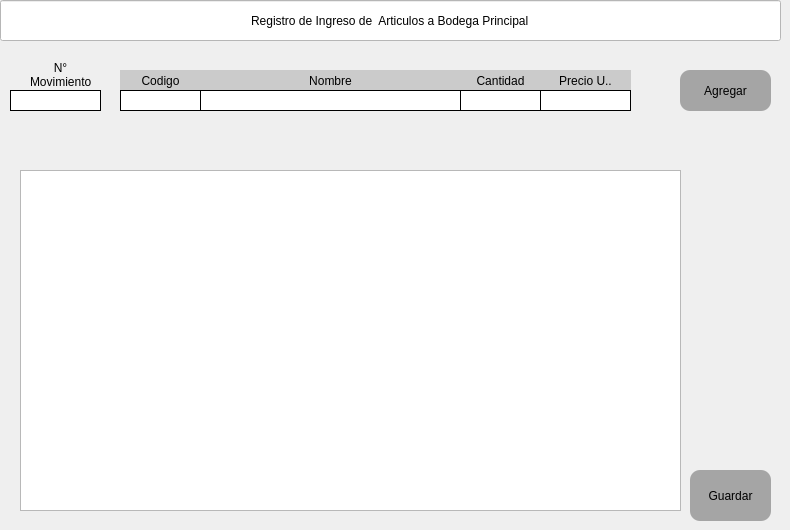
          <widget class="QWidget" name="page_registro">
           <widget class="QLineEdit" name="lineEdit">
            <property name="geometry">
             <rect>
              <x>0</x>
              <y>0</y>
              <width>781</width>
              <height>41</height>
             </rect>
            </property>
            <property name="styleSheet">
             <string notr="true">background-color: rgb(255, 255, 255);
font: 75 14pt &quot;MS Shell Dlg 2&quot;;</string>
            </property>
            <property name="text">
             <string>Registro de Ingreso de  Articulos a Bodega Principal</string>
            </property>
            <property name="alignment">
             <set>Qt::AlignCenter</set>
            </property>
           </widget>
           <widget class="QPushButton" name="pushButton_agregar_reg">
            <property name="geometry">
             <rect>
              <x>680</x>
              <y>70</y>
              <width>91</width>
              <height>41</height>
             </rect>
            </property>
            <property name="styleSheet">
             <string notr="true">QPushButton {
    border-radius: 10px;   
    background-color: rgb(165, 165, 165);
    font: 75 10pt &quot;MS Shell Dlg 2&quot;;    
}

QPushButton:hover {      
	color: rgb(0, 170, 255);
	background-color: rgb(0, 0, 0);
    font: 75 10pt &quot;MS Shell Dlg 2&quot;;    
}</string>
            </property>
            <property name="text">
             <string>Agregar</string>
            </property>
           </widget>
           <widget class="QLabel" name="label_10">
            <property name="geometry">
             <rect>
              <x>30</x>
              <y>60</y>
              <width>61</width>
              <height>31</height>
             </rect>
            </property>
            <property name="styleSheet">
             <string notr="true">font: 75 8pt &quot;MS Shell Dlg 2&quot;;</string>
            </property>
            <property name="text">
             <string>&lt;html&gt;&lt;head/&gt;&lt;body&gt;&lt;p&gt;N°&lt;br&gt;Movimiento&lt;/p&gt;&lt;/body&gt;&lt;/html&gt;</string>
            </property>
            <property name="alignment">
             <set>Qt::AlignCenter</set>
            </property>
           </widget>
           <widget class="QPushButton" name="pushButton_guardar">
            <property name="geometry">
             <rect>
              <x>690</x>
              <y>470</y>
              <width>81</width>
              <height>51</height>
             </rect>
            </property>
            <property name="styleSheet">
             <string notr="true">QPushButton {
    border-radius: 10px;   
    background-color: rgb(165, 165, 165);
    font: 75 10pt &quot;MS Shell Dlg 2&quot;;    
}

QPushButton:hover {      
	color: rgb(0, 170, 255);
	background-color: rgb(0, 0, 0);
    font: 75 10pt &quot;MS Shell Dlg 2&quot;;    
}</string>
            </property>
            <property name="text">
             <string>Guardar</string>
            </property>
           </widget>
           <widget class="QLabel" name="label_14">
            <property name="geometry">
             <rect>
              <x>120</x>
              <y>70</y>
              <width>81</width>
              <height>21</height>
             </rect>
            </property>
            <property name="styleSheet">
             <string notr="true">QLabel {
    background-color: rgb(203, 203, 203);   
	border-color:  rgb(203, 203, 203);
}
</string>
            </property>
            <property name="text">
             <string>Codigo</string>
            </property>
            <property name="alignment">
             <set>Qt::AlignCenter</set>
            </property>
           </widget>
           <widget class="QLabel" name="label_16">
            <property name="geometry">
             <rect>
              <x>540</x>
              <y>70</y>
              <width>91</width>
              <height>21</height>
             </rect>
            </property>
            <property name="styleSheet">
             <string notr="true">QLabel {
    background-color: rgb(203, 203, 203);   
	border-color:  rgb(203, 203, 203);
}
</string>
            </property>
            <property name="text">
             <string>Precio U..</string>
            </property>
            <property name="alignment">
             <set>Qt::AlignCenter</set>
            </property>
           </widget>
           <widget class="QLabel" name="label_18">
            <property name="geometry">
             <rect>
              <x>460</x>
              <y>70</y>
              <width>81</width>
              <height>21</height>
             </rect>
            </property>
            <property name="styleSheet">
             <string notr="true">QLabel {
    background-color: rgb(203, 203, 203);   
	border-color:  rgb(203, 203, 203);
}
</string>
            </property>
            <property name="text">
             <string>Cantidad</string>
            </property>
            <property name="alignment">
             <set>Qt::AlignCenter</set>
            </property>
           </widget>
           <widget class="QLabel" name="label_20">
            <property name="geometry">
             <rect>
              <x>200</x>
              <y>70</y>
              <width>261</width>
              <height>21</height>
             </rect>
            </property>
            <property name="styleSheet">
             <string notr="true">QLabel {
    background-color: rgb(203, 203, 203);   
	border-color:  rgb(203, 203, 203);
}
</string>
            </property>
            <property name="text">
             <string>Nombre</string>
            </property>
            <property name="alignment">
             <set>Qt::AlignCenter</set>
            </property>
           </widget>
           <widget class="QLineEdit" name="cod_registro">
            <property name="geometry">
             <rect>
              <x>120</x>
              <y>90</y>
              <width>81</width>
              <height>21</height>
             </rect>
            </property>
            <property name="styleSheet">
             <string notr="true">background-color: rgb(255, 255, 255);
border: 1px solid black;</string>
            </property>
            <property name="alignment">
             <set>Qt::AlignCenter</set>
            </property>
           </widget>
           <widget class="QLineEdit" name="nombre_registro">
            <property name="enabled">
             <bool>false</bool>
            </property>
            <property name="geometry">
             <rect>
              <x>200</x>
              <y>90</y>
              <width>261</width>
              <height>21</height>
             </rect>
            </property>
            <property name="styleSheet">
             <string notr="true">background-color: rgb(255, 255, 255);
border: 1px solid black;</string>
            </property>
           </widget>
           <widget class="QLineEdit" name="cantidad_registro">
            <property name="geometry">
             <rect>
              <x>460</x>
              <y>90</y>
              <width>81</width>
              <height>21</height>
             </rect>
            </property>
            <property name="styleSheet">
             <string notr="true">background-color: rgb(255, 255, 255);
border: 1px solid black;</string>
            </property>
            <property name="alignment">
             <set>Qt::AlignCenter</set>
            </property>
           </widget>
           <widget class="QLineEdit" name="precio_un_registro">
            <property name="enabled">
             <bool>false</bool>
            </property>
            <property name="geometry">
             <rect>
              <x>540</x>
              <y>90</y>
              <width>91</width>
              <height>21</height>
             </rect>
            </property>
            <property name="styleSheet">
             <string notr="true">background-color: rgb(255, 255, 255);
border: 1px solid black;</string>
            </property>
            <property name="alignment">
             <set>Qt::AlignCenter</set>
            </property>
           </widget>
           <widget class="QListView" name="listaIngreso">
            <property name="geometry">
             <rect>
              <x>20</x>
              <y>170</y>
              <width>661</width>
              <height>341</height>
             </rect>
            </property>
            <property name="editTriggers">
             <set>QAbstractItemView::NoEditTriggers</set>
            </property>
            <property name="spacing">
             <number>0</number>
            </property>
            <property name="modelColumn">
             <number>0</number>
            </property>
           </widget>
           <widget class="QLineEdit" name="numeroFacturaIngreso">
            <property name="enabled">
             <bool>false</bool>
            </property>
            <property name="geometry">
             <rect>
              <x>10</x>
              <y>90</y>
              <width>91</width>
              <height>21</height>
             </rect>
            </property>
            <property name="styleSheet">
             <string notr="true">background-color: rgb(255, 255, 255);
border: 1px solid black;</string>
            </property>
            <property name="alignment">
             <set>Qt::AlignCenter</set>
            </property>
           </widget>
          </widget>
